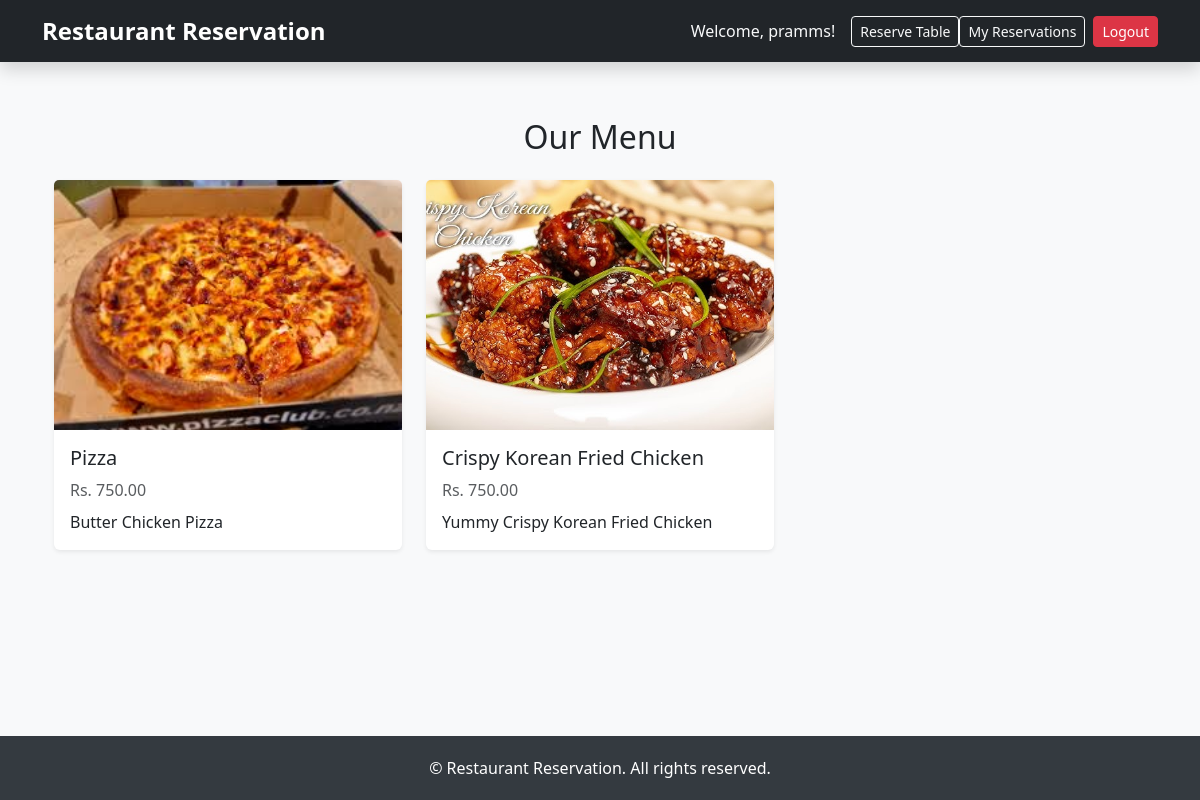
Before: / (signed in) with the older database file.
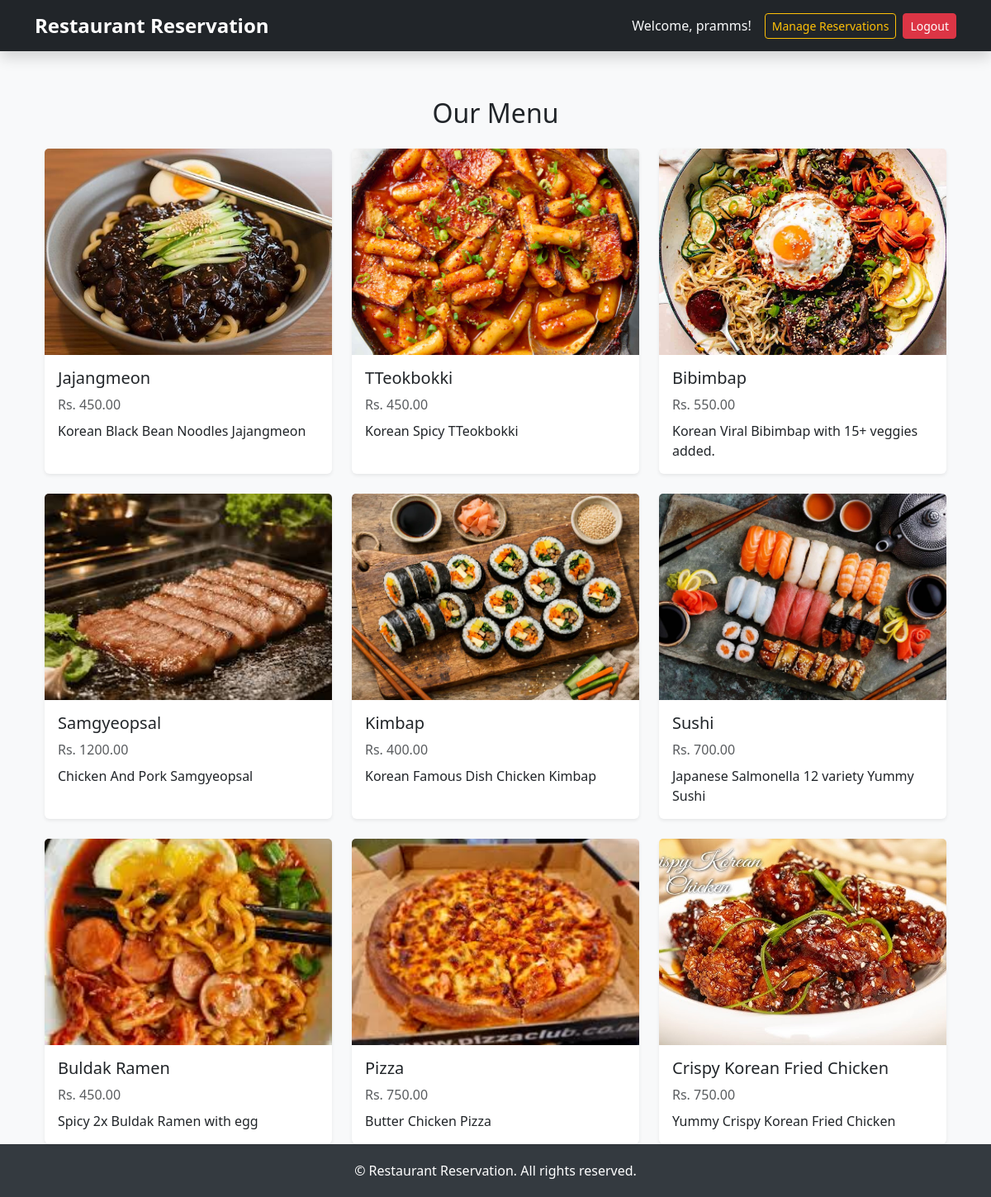
After: the same page with the newer database file.
### reservation/models.py (models this page shows, shortened)
class MenuItem(models.Model):
    name = models.CharField(max_length=100)
    description = models.TextField()
    price = models.DecimalField(max_digits=6,decimal_places=2)
    available = models.BooleanField(default=True)
    image = models.ImageField(upload_to="images/",blank=False)

### reservation/views.py (the view)
# urls.py: path("",views.HomeView.as_view(),name="home"),
class HomeView(ListView):
    model = MenuItem
    template_name = "home.html"
    context_object_name = "menu_items"
    def get_queryset(self):
        return MenuItem.objects.filter(available=True).order_by("-id")

### templates/home.html
{% extends "base.html" %}
{% block content %}
<div class="container mt-4">
    <h2 class="mb-4 text-center">Our Menu</h2>
    <div class="row row-cols-1 row-cols-md-3 g-4">
        {% for item in menu_items %}
        <div class="col">
            <div class="card h-100 shadow-sm border-0">
                <img src="{{ item.image.url }}" class="card-img-top" alt="{{ item.name }}"
                     style="object-fit: cover; height: 250px;">
                <div class="card-body d-flex flex-column">
                    <h5 class="card-title">{{ item.name }}</h5>
                    <p class="text-muted mb-2">Rs. {{ item.price }}</p>
                    <p class="card-text flex-grow-1">{{ item.description }}</p>
                </div>
            </div>
        </div>
        {% endfor %}
    </div>
</div>
{% endblock content %}

### templates/base.html (shortened to what this page needs)
<!doctype html>
<html lang="en">
<head>
    <link href="https://cdn.jsdelivr.net/npm/bootstrap@5.3.8/dist/css/bootstrap.min.css" rel="stylesheet"
>
</head>
<body>
    <nav class="navbar navbar-expand-lg navbar-dark bg-dark fixed-top shadow">
        <div class="container">
            <a class="navbar-brand" href="/">Restaurant Reservation</a>
            <div class="collapse navbar-collapse" id="navbarNav">
                <ul class="navbar-nav ms-auto align-items-center">
                    <li class="nav-item">
                        {% if user.is_authenticated %}
                        <span class="welcome-text text-light">
                            Welcome, {{ user.username }}!
                        </span>
                        {% else %}
                        <span class="welcome-text text-light">Welcome, Guest!</span>
                        {% endif %}
                    </li>
                    {% if user.is_authenticated and user.profile.role == "customer" %}
                    <li class="nav-item">
                        <a class="btn btn-outline-light btn-sm" href="{% url 'reserve-table' %}">Reserve Table</a>
                    </li>
                    <li class="nav-item">
                        <a class="btn btn-outline-light btn-sm" href="{% url 'my-reservations' %}">My Reservations</a>
                    </li>
                    {% endif %}
                    {% if user.is_authenticated and user.profile.role != "customer" %}
                    <li class="nav-item">
                        <a class="btn btn-outline-warning btn-sm" href="{% url 'manage-reservations' %}">Manage Reservations</a>
                    </li>
                    {% endif %}
                    {% if user.is_authenticated %}
                    <li class="nav-item ms-2">
                        <form action="{% url 'logout' %}" method="post" class="d-inline">
                            <button type="submit" class="btn btn-danger btn-sm">Logout</button>
                        </form>
                    </li>
                    {% else %}
                    <li class="nav-item ms-2">
                        <a href="{% url 'login' %}" class="btn btn-primary btn-sm">Login</a>
                    </li>
                    {% endif %}
                </ul>
            </div>
        </div>
    </nav>
    <main class="container mt-4">
        {% block content %}
        {% endblock content %}
    </main>
    <footer>
        &copy; {{ now|date:"Y" }} Restaurant Reservation. All rights reserved.
    </footer>
</body>
</html>

Changed rows visible on the page:
added MenuItem: image (picture), name "Jajangmeon", price "450.00", description "Korean Black Bean Noodles Jajangmeon"
added MenuItem: image (picture), name "TTeokbokki", price "450.00", description "Korean Spicy TTeokbokki"
added MenuItem: image (picture), name "Bibimbap", price "550.00", description "Korean Viral Bibimbap with 15+ veggies added."
added MenuItem: image (picture), name "Samgyeopsal", price "1200.00", description "Chicken And Pork Samgyeopsal"
added MenuItem: image (picture), name "Kimbap", price "400.00", description "Korean Famous Dish Chicken Kimbap"
added MenuItem: image (picture), name "Sushi", price "700.00", description "Japanese Salmonella 12 variety Yummy Sushi"
added MenuItem: image (picture), name "Buldak Ramen", price "450.00", description "Spicy 2x Buldak Ramen with egg"
Other visible differences:
text no longer shown: "Reserve Table My Reservations"
text now shown: "Manage Reservations"
